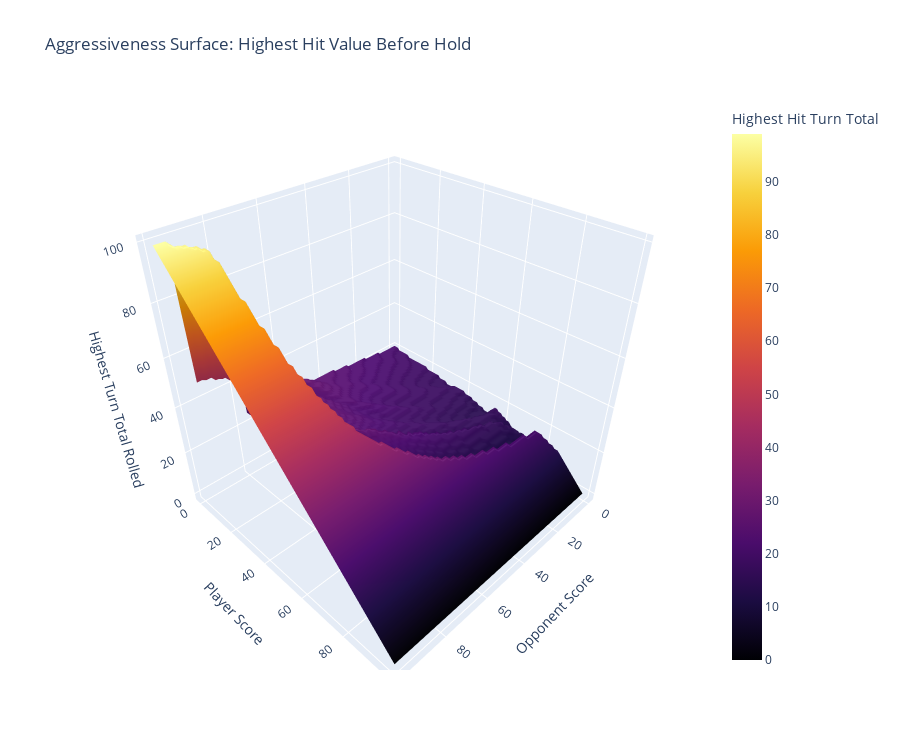

Notebook code for this chart:
### Code cell
import pickle

with open('my_dict.pkl', 'rb') as f:
    policy = pickle.load(f)

plot_highest_hit_surface(policy, 100)

### Figure 1 — Plotly figure (JSON) as saved in the notebook; plotly's stock layout.template omitted (floating-point values rounded to 4 significant figures; data arrays with more than 128 entries replaced by an {"elided": "..."} marker saying what was removed)
{"data": [{"colorbar": {"title": {"text": "Highest Hit Turn Total"}}, "colorscale": [[0, "#000004"], [0.1111, "#1b0c41"], [0.2222, "#4a0c6b"], [0.3333, "#781c6d"], [0.4444, "#a52c60"], [0.5556, "#cf4446"], [0.6667, "#ed6925"], [0.7778, "#fb9b06"], [0.8889, "#f7d13d"], [1, "#fcffa4"]], "showscale": true, "type": "surface", "x": {"elided": "100x100 int values"}, "y": {"elided": "100x100 int values"}, "z": {"elided": "100x100 float values"}}], "layout": {"height": 750, "scene": {"xaxis": {"title": {"text": "Opponent Score"}}, "yaxis": {"title": {"text": "Player Score"}}, "zaxis": {"title": {"text": "Highest Turn Total Rolled"}}}, "title": {"text": "Aggressiveness Surface: Highest Hit Value Before Hold"}, "width": 900}}
